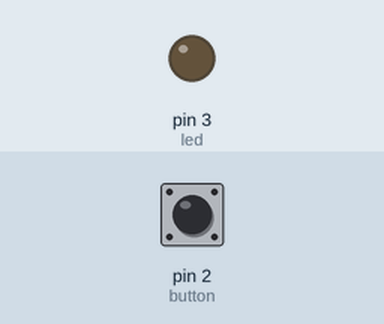
This sketch was run on a simulated Arduino Uno, built with avr-gcc and run on an emulated ATmega328P. On the bench: output pins drawn as LEDs (lit = HIGH). Inputs (shaded band) come from the test bench; at power-on: pin 2 (button) HIGH.

Above: at 1.2 s.
1.3 s: pin 2 (button) pulled LOW for 0.15 s
At 2.5 s:
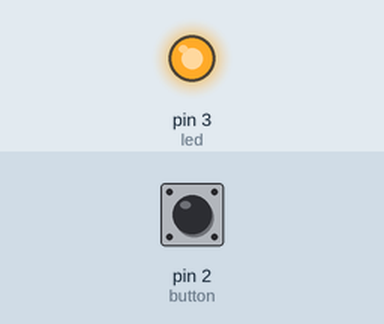
2.9 s: pin 2 (button) pulled LOW for 1 s
At 3.7 s:
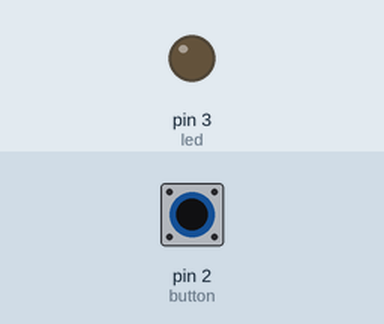
5.4 s: pin 2 (button) pulled LOW for 3.2 s
At 6.8 s:
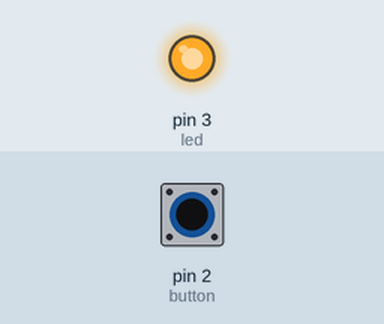
Timing chart, 0 to 8.4 s (numbered marks = the images above; inputs shaded):
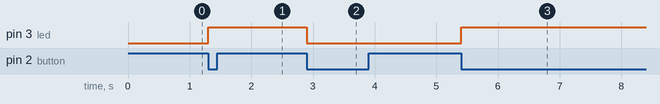

The sketch:

5.toggle_with_PORT_resister_interrupt.ino
```cpp
const uint8_t led=3; // here i use contant unsign interger for 8 bit microcontroller
const uint8_t button=2;

void setup() {
  // set pin-3 to pull-up input
  DDRD &= ~(1<<button);  //pinMode(2,INPUT_PULLUP);
  PORTD |= (1<<button); //pull-up pin-3.

  // set led to output
  DDRD |= (1<<led); //pinMode(3,OUTPUT);

  //falling edge of INT0 generates interrupt
  EICRA |=(1<<ISC01);
  EICRA &= ~(1<<ISC00);

  //enable interrupt for INT0
  EIMSK |=(1<<INT0);

  //enable globle interrupt
  sei();
}

void loop()
{
    delay(500);
}

ISR(INT0_vect)
{
  PORTD ^= (1<<led);
}
```

Measured:
- after the input at 1.3 s, pin 3 (led): LOW → HIGH at once
- after the input at 2.9 s, pin 3 (led): HIGH → LOW at once
- after the input at 5.4 s, pin 3 (led): LOW → HIGH at once
